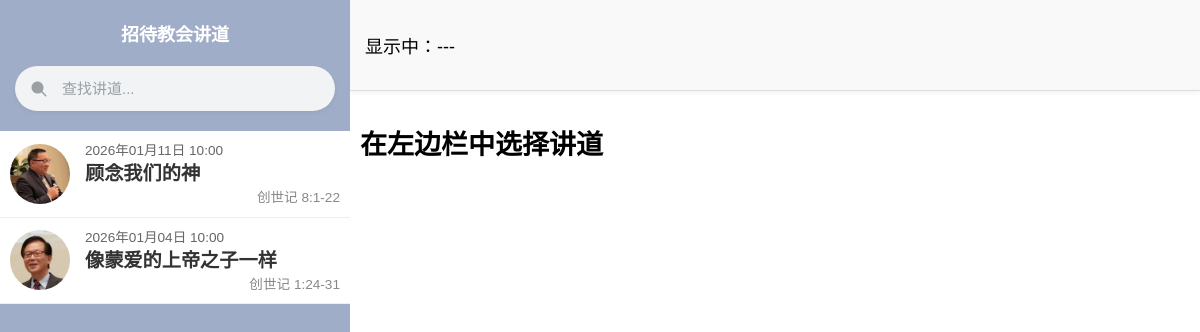
The page / on the database its author committed.
### articles/models.py (models this page shows, shortened)
class SermonArticle(models.Model):
    id = models.CharField(
        primary_key=True,
        max_length=16,
        default=generate_id,
        editable=False
    )
    member = models.ForeignKey(
        Member,
        on_delete=models.SET_NULL,
        null=True,
        blank=True,
        db_column='member_id',
        verbose_name="説教者/著者"
    )
    content_title = models.CharField(max_length=255, blank=True, null=True, verbose_name="タイトル")
    content_summary = models.TextField(blank=True, null=True, verbose_name="要約")
    content_scripture = models.TextField(blank=True, null=True, verbose_name="聖書箇所")
    content_sermon_original = models.TextField(blank=True, null=True, verbose_name="原文")
    content_sermon_translate = models.TextField(blank=True, null=True, verbose_name="翻訳")
    content_tips = models.TextField(blank=True, null=True, verbose_name="Tips")
    language = models.CharField(max_length=2, blank=True, null=True, verbose_name="言語")
    sermon_at = models.DateTimeField(verbose_name="説教日時")
    updated_at = models.DateTimeField(auto_now=True, verbose_name="更新日時")
    created_at = models.DateTimeField(auto_now_add=True, verbose_name="作成日時")
    class Meta:
        db_table = 'sermon_article'
        verbose_name = '説教記事'
        verbose_name_plural = '説教記事'

class Member(models.Model):
    GENDER_CHOICES = [
        ('male', '男性'),
        ('female', '女性'),
        ('other', 'その他'),
    ]
    ROLE_CHOICES = [
        ('pastor', '牧師'),
        ('evangelist', '伝道師'),
        ('elder', '長老'),
        ('deacon', '執事'),
        ('staff', 'スタッフ'),
        ('volunteer', 'ボランティア'),
    ]
    name = models.CharField(max_length=100, verbose_name="氏名")
    kana = models.CharField(max_length=100, blank=True, null=True, verbose_name="カナ")
    gender = models.CharField(max_length=10, choices=GENDER_CHOICES, blank=True, null=True, verbose_name="性別")
    image = models.ImageField(upload_to='members/', blank=True, null=True, verbose_name="写真")
    birth_date = models.DateField(blank=True, null=True, verbose_name="生年月日")
    role = models.CharField(max_length=20, choices=ROLE_CHOICES, verbose_name="役割")
    join_date = models.DateField(blank=True, null=True, verbose_name="入会日")
    baptism_date = models.DateField(blank=True, null=True, verbose_name="洗礼日")
    phone = models.CharField(max_length=20, blank=True, null=True, verbose_name="電話番号")
    email = models.EmailField(blank=True, null=True, verbose_name="メールアドレス")
    address = models.TextField(blank=True, null=True, verbose_name="住所")
    notes = models.TextField(blank=True, null=True, verbose_name="備考")
    class Meta:
        db_table = 'members' # テーブル名を指定
        verbose_name = 'メンバー'
        verbose_name_plural = 'メンバー'

### articles/views.py (the view)
# urls.py: path('', views.index, name='index'),
@admin.display(
    boolean=True,
    description="讲道标题"
)
def index(request):
    user_agent = request.META.get('HTTP_USER_AGENT', '')
    mobile_patterns = "Mobile|iP(hone|od|ad)|Android|BlackBerry|IEMobile|Kindle|NetFront|Silk-Accelerated|(hpw|web)OS|Fennec|Minimo|Opera M(obi|ini)|Blazer|Dolfin|Dolphin|Skyfire|Zune"
    is_mobile = re.search(mobile_patterns, user_agent) is not None
    articles = SermonArticle.objects.select_related('member').all().order_by('-sermon_at')
    return render(request, 'index.html', {
        'articles': articles,
        'is_mobile': is_mobile
    })

### articles/templates/index.html (shortened to what this page needs)
{% load static %}
<!DOCTYPE html>
<html lang="ja">
  <head>
     <link rel="stylesheet" href="{% static 'articles/css/sermon_article.css' %}">
  </head>
  <body class="{% if is_mobile %}mobile-view{% else %}pc-view{% endif %}">
    <div class="sidebar" id="sidebar">
      <div class="brand-header">招待教会讲道</div>
      <div class="search-container">
        <div class="search-box-wrapper">
          <input
            type="search"
            id="search-Input"
            class="s-input"
            placeholder="查找讲道..."
          />
        </div>
      </div>
      <div id="articleList" class="article-list-container">
      {% for article in articles %}
        <div class="article-item" onclick="loadDetail('{{ article.id }}')">
          <div class="list-image-container">
              {% if article.member and article.member.image %}
                <img src="static/articles/images{{ article.member.image.url }}" alt="{{ article.member.name }}">
              {% else %}
                <img src="{% static 'articles/images/default_user.png' %}" alt="No Image">
              {% endif %}
          </div>
          <div class="list-content">
            <div class="list-meta">
              <div style="color: #666; font-size: 0.85rem; line-height: 1.4;">
                {{ article.sermon_at|date:"Y年m月d日 H:i" }}
              </div>
            </div>
            <div class="list-title" style="margin-top: 2px;">
              {{ article.content_title }}
            </div>
            <div style="margin-top: 2px; text-align: right; color: #888; font-size: 0.85rem; line-height: 1.3; display: -webkit-box; -webkit-line-clamp: 2; -webkit-box-orient: vertical; overflow: hidden;">
              {{ article.content_summary }}
            </div>
          </div>
        </div>
      {% endfor %}
      </div>
    </div>
    <div class="content-area">
      <div class="status-bar" id="status-text">显示中：---</div>
        <div id="displayArea" class="disp_area">
          <h2 class="text-muted card_title1">
              {% if is_mobile %}
                  在搜索框选择讲道
              {% else %}
                  在左边栏中选择讲道
              {% endif %}
          </h2>
        </div>
    </div>
</body>
</html>

### articles/static/articles/css/sermon_article.css (style rules this page uses)
body { margin: 0; display: flex; height: 100vh; font-family: 'Microsoft YaHei', 'PingFang SC', sans-serif; font-size: 18px; overflow: hidden; background: #a0adc9; }
.sidebar { width: 350px; background-color: var(--sidebar-bg); color: #fff; display: flex; flex-direction: column; flex-shrink: 0; overflow: auto; z-index: 100; }
.content-area { flex: 1; display: flex; flex-direction: column; background: #fff; overflow: hidden; }
.disp_area { overflow: auto; flex: 1; padding: 10px; }
.brand-header { padding: 20px; text-align: center; border-bottom: 1px solid var(--border-color); font-weight: bold; }
.search-container { padding: 15px; }
.search-box-wrapper { position: relative; width: 100%; display: flex; align-items: center; }
.s-input { width: 100%; padding: 12px 35px 12px 45px; border-radius: 50px; background: #f1f3f4; color: #333; box-sizing: border-box; font-size: 15px; border: 2px solid transparent; outline: none; transition: all 0.3s ease; box-shadow: 0 2px 5px rgba(0,0,0,0.05); }
.status-bar { display: flex !important; align-items: center !important; flex-direction: row !important; flex-shrink: 0; z-index: 10; background: #f9f9f9; box-shadow: 0 2px 5px rgba(0,0,0,0.05); border-bottom: 1px solid #ddd; height: auto !important; min-height: 70px; padding: 10px 15px; overflow: hidden; }
.article-item { display: flex; align-items: center; padding: 10px; border-bottom: 1px solid #eee; cursor: pointer; background-color: #fff; }
.list-image-container { position: relative; overflow: visible !important; width: 60px; height: 60px; margin-right: 15px; flex-shrink: 0; }
.list-image-container img { width: 100%; height: 100%; object-fit: cover; border-radius: 50%; }
.list-content { flex-grow: 1; display: flex; flex-direction: column; justify-content: center; }
.list-meta { font-size: 0.8rem; color: #666; line-height: 1.2; }
.list-title { font-size: 1.2rem; font-weight: bold; color: #333; line-height: 1.3; }
.search-container { padding: 0 15px 20px 15px; }
.s-input::placeholder { color: #9aa0a6; }

### rows shown on the page
SermonArticle: member.image (picture), sermon_at "2026年01月11日 10:00", content_title "顾念我们的神", content_summary "创世记 8:1-22"
SermonArticle: member.image (picture), sermon_at "2026年01月04日 10:00", content_title "像蒙爱的上帝之子一样", content_summary "创世记 1:24-31"
